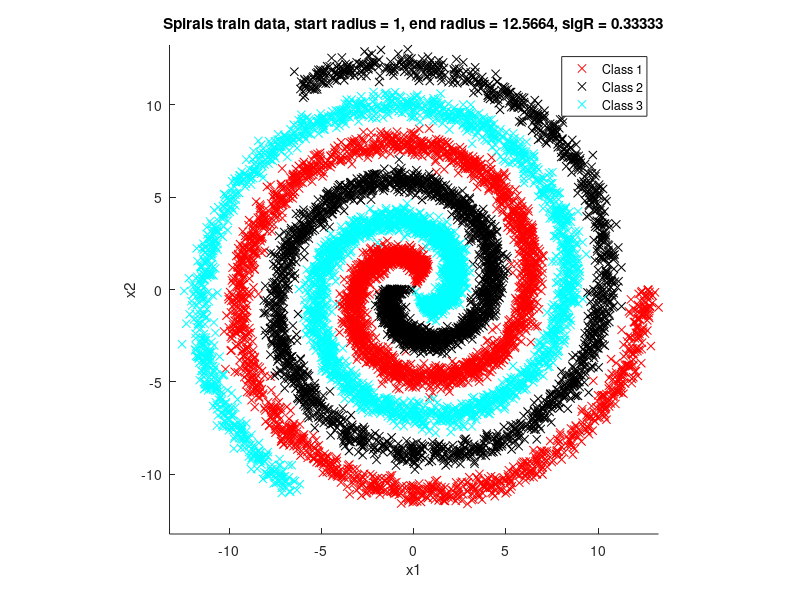
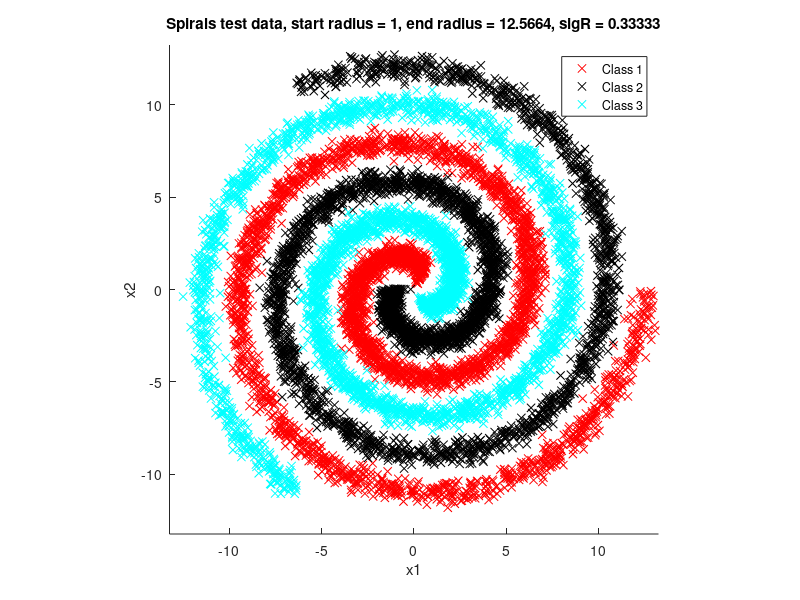

Recreate these plots in MATLAB, in order.
function [XTrain,YTrain,XTest,YTest] = genSpiralsData(NTrain,NTest,nClasses,startRadius,endRadius,sigR,bPlot,dims)
% Allows generation of the spirals dataset from the paper.

if ~exist('NTrain','var') || isempty(NTrain)
    NTrain = 10000;
end

if ~exist('NTest','var') || isempty(NTest)
    NTest = 10000;
end

if ~exist('nClasses','var') || isempty(nClasses)
    nClasses = 3;
end

if ~exist('startRadius','var') || isempty(startRadius)
    startRadius = 1;
end

if ~exist('endRadius','var') || isempty(endRadius)
    endRadius = 4*pi;
end

if ~exist('sigR','var') || isempty(sigR)
    sigR = 1/nClasses;
end

if ~exist('bPlot','var') || isempty(bPlot)
    bPlot = true;
end

if ~exist('dims','var') || isempty(dims)
    dims = 2;
end

NTotal = NTrain+NTest;

cutOffs = (1/nClasses):(1/nClasses):((nClasses-1)/nClasses);

YVec = 1+sum(bsxfun(@gt,rand(NTotal,1),cutOffs),2);
Y = false(NTotal,nClasses);
for n=1:size(Y,2)
    Y(YVec==n,n) = true;
end

thetaVals = startRadius+(endRadius-startRadius).*rand(NTotal,1);
rVals = thetaVals+randn(NTotal,1).*sigR;

for n=2:size(Y,2)
    thetaVals(Y(:,n))=thetaVals(Y(:,n))+2*pi*(n-1)/size(Y,2);
end

if dims<3
    X = [rVals.*cos(thetaVals), rVals.*sin(thetaVals)];
else
    phiVals = [2*pi*rand(NTotal,dims-2),thetaVals];
    X = bsxfun(@times,rVals,[cos(phiVals(:,1)),cumprod(sin(phiVals(:,1:end-1)),2).*cos(phiVals(:,2:end)),prod(sin(phiVals),2)]);
    X = X(:,end:-1:1);
end

XTrain = X(1:NTrain,:);
XTest = X((NTrain+1):end,:);
YTrain = Y(1:NTrain,:);
YTest = Y((NTrain+1):end,:);

%XTrain = [XTrain,XTrain(:,2)+XTrain(:,3)];
%XTest = [XTest,XTest(:,2)+XTest(:,3)];

if bPlot
    
    colors = {'b','r','k','c','g','y','m'};
    
    figure
    hold on
    for n=1:size(YTrain,2)
        if dims>=3
            plot3(XTrain(YTrain(:,n),1),XTrain(YTrain(:,n),2),XTrain(YTrain(:,n),3),[colors{mod(n,numel(colors))+1} 'x']);
        else
            plot(XTrain(YTrain(:,n),1),XTrain(YTrain(:,n),2),[colors{mod(n,numel(colors))+1} 'x']);
        end
    end
    title(['Spirals train data, start radius = ' num2str(startRadius) ', end radius = ' num2str(endRadius) ', sigR = ' num2str(sigR)]);
    xlabel('x1')
    ylabel('x2')    
    legendLabels = cell(size(YTrain,2),1);
    for n=1:size(YTrain,2);
        legendLabels{n} = ['Class ' num2str(n)];
    end    
    legend(legendLabels{:})
    axis square
    axis([min(min(XTrain(:,1)),-(1*endRadius+2*sigR)),max(max(XTrain(:,1)),(1*endRadius+2*sigR)),min(min(XTrain(:,2)),-(1*endRadius+2*sigR)),max(max(XTrain(:,2)),(1*endRadius+2*sigR))]);
    
    figure
    hold on
    for n=1:size(YTest,2)
        if dims>=3
            plot3(XTest(YTest(:,n),1),XTest(YTest(:,n),2),XTest(YTest(:,n),3),[colors{mod(n,numel(colors))+1} 'x']);
        else
            plot(XTest(YTest(:,n),1),XTest(YTest(:,n),2),[colors{mod(n,numel(colors))+1} 'x']);
        end
    end
    title(['Spirals test data, start radius = ' num2str(startRadius) ', end radius = ' num2str(endRadius) ', sigR = ' num2str(sigR)]);
    xlabel('x1')
    ylabel('x2')
    legend(legendLabels{:})
    axis square
    axis([min(min(XTest(:,1)),-(1*endRadius+2*sigR)),max(max(XTest(:,1)),(1*endRadius+2*sigR)),min(min(XTest(:,2)),-(1*endRadius+2*sigR)),max(max(XTest(:,2)),(1*endRadius+2*sigR))]);
end

YTrain = sum(bsxfun(@times,1:size(YTrain,2),YTrain),2);
YTest = sum(bsxfun(@times,1:size(YTest,2),YTest),2);

end
    


